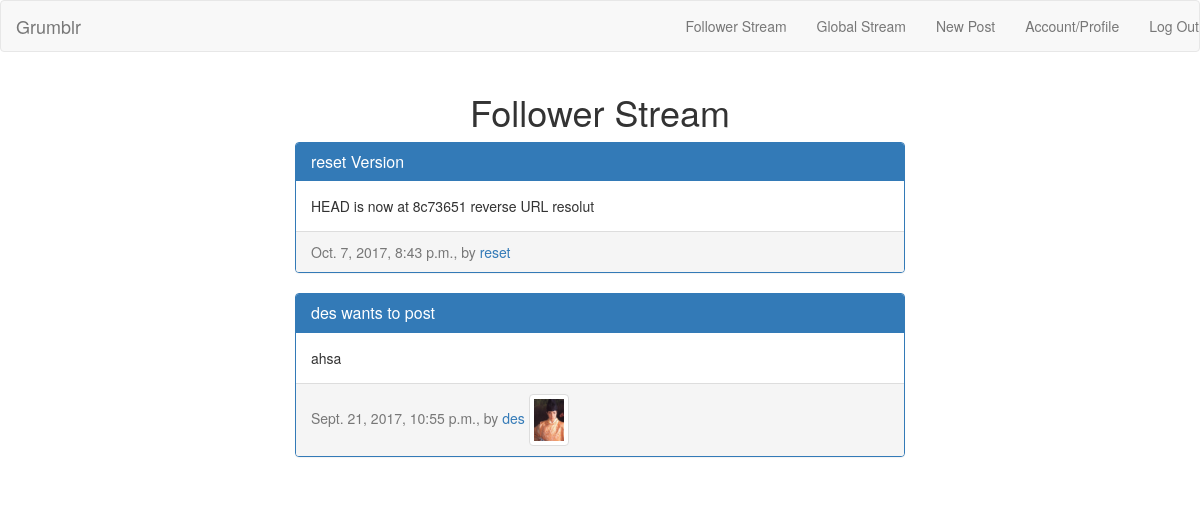
/follower-stream (signed in), run on the app's committed database.
### grumblr/models.py (models this page shows, shortened)
class Article(models.Model):
    title = models.CharField(max_length=42)
    author = models.ForeignKey(User)#???
    time = models.DateTimeField(auto_now_add=True)
    content = models.TextField(blank=True, null=True, max_length=42)
    class Meta:
        ordering = ['-time']

class UserProfile(models.Model):
    user = models.OneToOneField(User)
    age = models.IntegerField(default=-1,blank=True)
    bio = models.CharField(default='',blank=True,max_length=420)
    img = models.ImageField(upload_to="profile_img",null=True,blank=True)
    follow_list = models.ManyToManyField(User,symmetrical=False,
                                         related_name='follow_list',
                                         null=True, blank=True)

### grumblr/views.py (the view)
# urls.py: url(r'^follower-stream',views.view_follower,name='follower_stream'),
@login_required(login_url='/home')
def view_follower(request):
    curr_user = User.objects.get(username=request.user.username)
    follow_list = curr_user.userprofile.follow_list.all()
    post_list = Article.objects.filter(author__in=follow_list)
    return render(request, 'follower_stream.html', {'post_list': post_list})

### grumblr/templates/follower_stream.html (shortened to what this page needs)
{% extends "base.html" %}
{% block content %}
  <h1 class="text-center">Follower Stream</h1>
  {% for post in post_list %}
    <div class="panel panel-primary">
      <div class="panel-heading">
        <h5 class="panel-title">
          <a href="{% url 'view_profile' post.author.username %}">
            {{post.title}}
          </a>
        </h5>
      </div>
      <div class="panel-body">
        {{ post.content }}
      </div>
      <div class="panel-footer text-muted">
        {{ post.time }}, by <a href="{% url 'view_profile' post.author.username %}">{{ post.author }}</a>
        {% if post.author.userprofile.img %}
        <img src="{{post.author.userprofile.img.url}}" class="img-thumbnail img-responsive" width="40" height="40">
        {% endif %}
      </div>
    </div>
  {% endfor%}
{% endblock %}

### data on the page
Article: title "reset Version", content "HEAD is now at 8c73651 reverse URL resolut", time "Oct. 7, 2017, 8:43 p.m.", author "reset"
Article: title "des wants to post", content "ahsa", time "Sept. 21, 2017, 10:55 p.m.", author "des", author.userprofile.img (picture)
